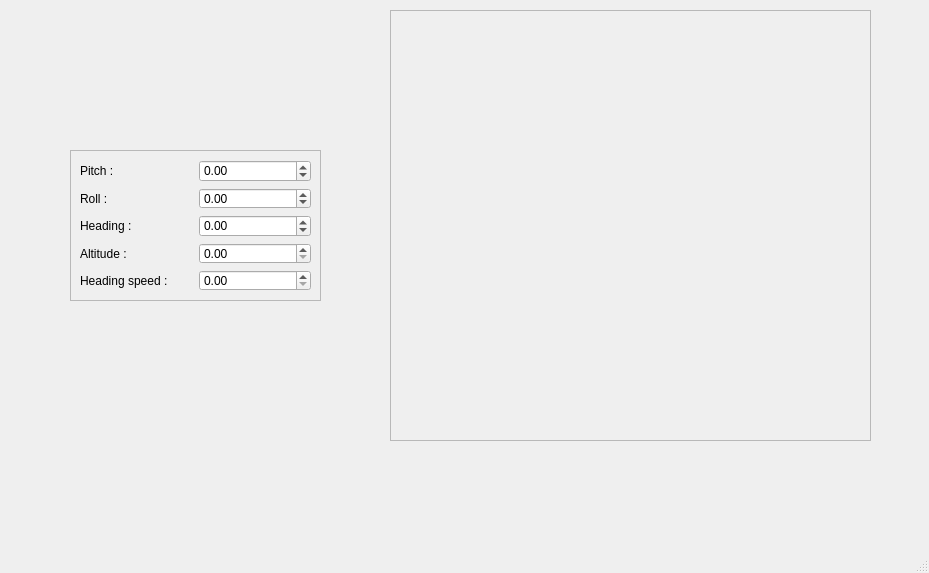
<?xml version="1.0" encoding="UTF-8"?>
<ui version="4.0">
 <class>MainWindow</class>
 <widget class="QMainWindow" name="MainWindow">
  <property name="enabled">
   <bool>true</bool>
  </property>
  <property name="geometry">
   <rect>
    <x>0</x>
    <y>0</y>
    <width>929</width>
    <height>573</height>
   </rect>
  </property>
  <property name="windowTitle">
   <string>MainWindow</string>
  </property>
  <widget class="QWidget" name="centralwidget">
   <widget class="qfi_EADI" name="graphicsView">
    <property name="enabled">
     <bool>false</bool>
    </property>
    <property name="geometry">
     <rect>
      <x>390</x>
      <y>10</y>
      <width>481</width>
      <height>431</height>
     </rect>
    </property>
   </widget>
   <widget class="QFrame" name="frame">
    <property name="geometry">
     <rect>
      <x>70</x>
      <y>150</y>
      <width>251</width>
      <height>151</height>
     </rect>
    </property>
    <property name="frameShape">
     <enum>QFrame::StyledPanel</enum>
    </property>
    <property name="frameShadow">
     <enum>QFrame::Raised</enum>
    </property>
    <layout class="QGridLayout" name="gridLayout">
     <item row="1" column="1">
      <widget class="QDoubleSpinBox" name="doubleSpinBoxRoll">
       <property name="minimum">
        <double>-180.000000000000000</double>
       </property>
       <property name="maximum">
        <double>180.000000000000000</double>
       </property>
      </widget>
     </item>
     <item row="2" column="0">
      <widget class="QLabel" name="label_3">
       <property name="text">
        <string>Heading : </string>
       </property>
      </widget>
     </item>
     <item row="2" column="1">
      <widget class="QDoubleSpinBox" name="doubleSpinBoxheading">
       <property name="minimum">
        <double>-90.000000000000000</double>
       </property>
       <property name="maximum">
        <double>90.000000000000000</double>
       </property>
      </widget>
     </item>
     <item row="3" column="0">
      <widget class="QLabel" name="label_4">
       <property name="text">
        <string>Altitude : </string>
       </property>
      </widget>
     </item>
     <item row="3" column="1">
      <widget class="QDoubleSpinBox" name="doubleSpinBoxAltitude"/>
     </item>
     <item row="4" column="1">
      <widget class="QDoubleSpinBox" name="doubleSpinBoxHeadingSpeed"/>
     </item>
     <item row="4" column="0">
      <widget class="QLabel" name="label_5">
       <property name="text">
        <string>Heading speed :</string>
       </property>
      </widget>
     </item>
     <item row="1" column="0">
      <widget class="QLabel" name="label_2">
       <property name="text">
        <string>Roll : </string>
       </property>
      </widget>
     </item>
     <item row="0" column="1">
      <widget class="QDoubleSpinBox" name="doubleSpinBoxPitch">
       <property name="minimum">
        <double>-90.000000000000000</double>
       </property>
       <property name="maximum">
        <double>90.000000000000000</double>
       </property>
      </widget>
     </item>
     <item row="0" column="0">
      <widget class="QLabel" name="label">
       <property name="text">
        <string>Pitch : </string>
       </property>
      </widget>
     </item>
    </layout>
   </widget>
  </widget>
  <widget class="QMenuBar" name="menubar">
   <property name="geometry">
    <rect>
     <x>0</x>
     <y>0</y>
     <width>929</width>
     <height>21</height>
    </rect>
   </property>
  </widget>
  <widget class="QStatusBar" name="statusbar"/>
 </widget>
 <customwidgets>
  <customwidget>
   <class>qfi_EADI</class>
   <extends>QGraphicsView</extends>
   <header>qfi/qfi_EADI.h</header>
  </customwidget>
 </customwidgets>
 <resources/>
 <connections/>
</ui>
